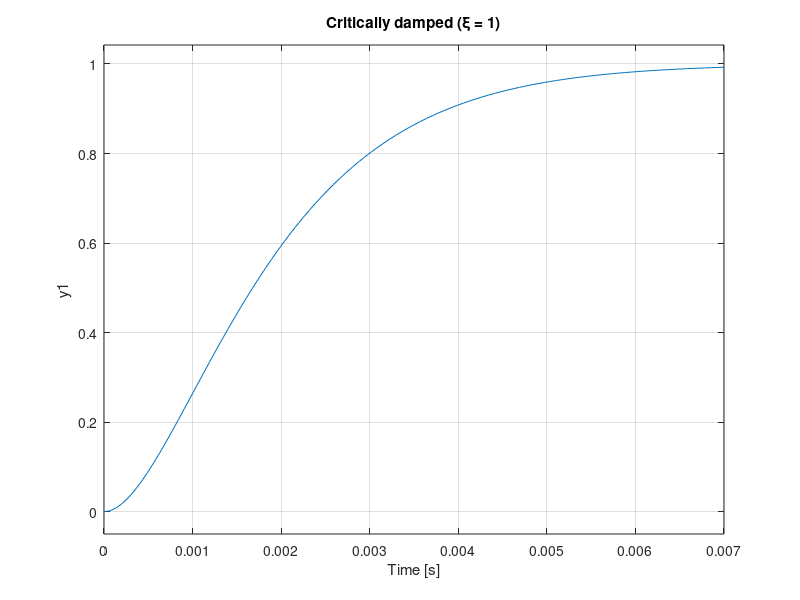
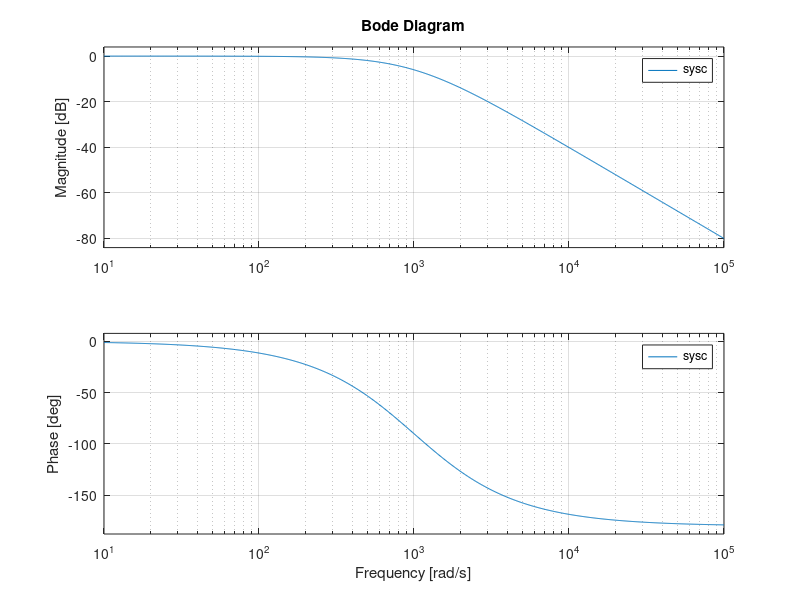
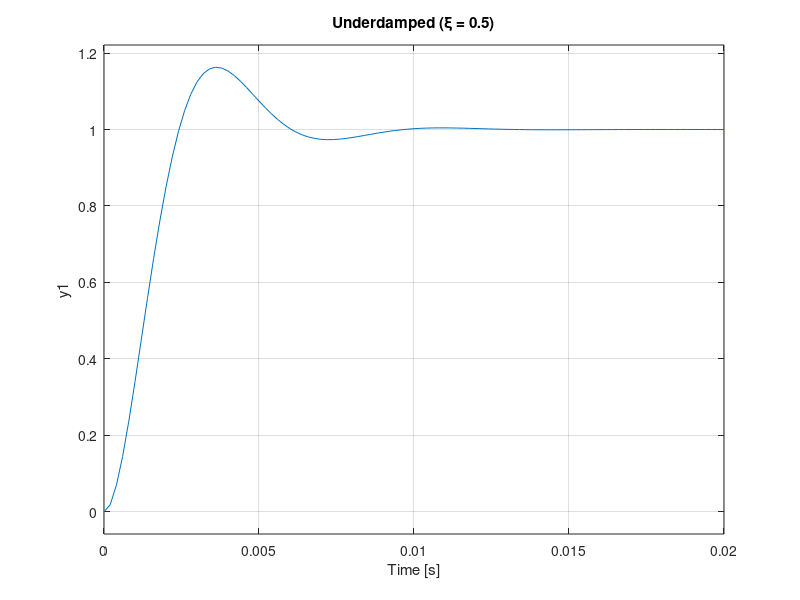
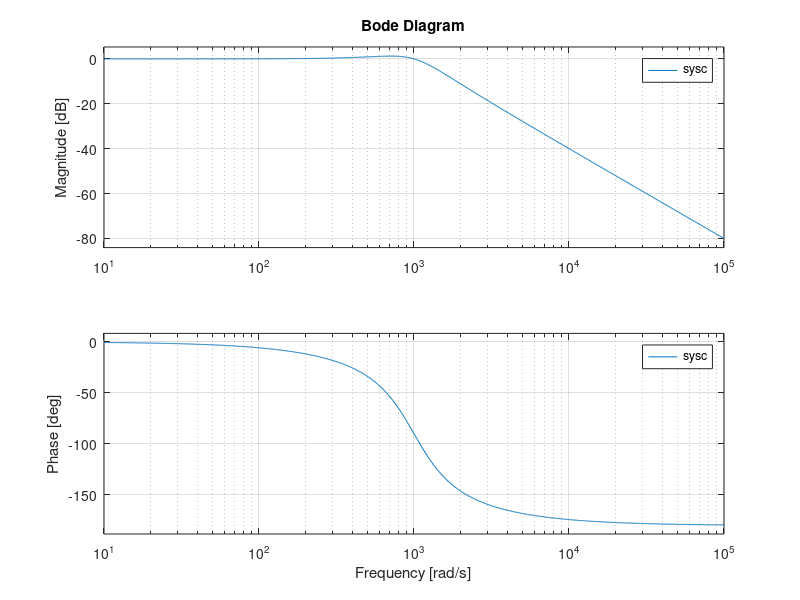

These charts were generated, in order, by the following MATLAB code:
%%Fixed
clear all
clc
close all

%% Canonical 2nd-order system
%% W(s) = wn^2 / (s^2 + 2*xi*wn*s + wn^2)
%% DC-gain = 1

%% 1. Damping cases
wn = 1000;   % natural frequency [rad/s]

%% 1.1 Critically damped (xi = 1)
xi = 1;
sysc = tf(wn^2, [1 2*xi*wn wn^2]);

figure(1)
step(sysc), grid on, title('Critically damped (\xi = 1)')

figure(2)
bode(sysc), grid on

pole(sysc)

%% 1.2 Underdamped (xi = 0.5)
xi = 0.5;
sysc = tf(wn^2, [1 2*xi*wn wn^2]);

figure(3)
step(sysc), grid on, title('Underdamped (\xi = 0.5)')

figure(4)
bode(sysc), grid on

pole(sysc)

%% 1.3 Overdamped (xi = 1.5)
xi = 1.5;
sysc = tf(wn^2, [1 2*xi*wn wn^2]);

figure(5)
step(sysc), grid on, title('Overdamped (\xi = 1.5)')

figure(6)
bode(sysc), grid on

pole(sysc)

%% 2. Study effect of wn (speed only)

xi = 0.55;

figure(7), clf, hold on, grid on
title('Step response: effect of \\omega_n')

figure(8), clf, hold on, grid on
title('Bode magnitude: effect of \\omega_n')

Legend = {};
i = 1;

for wn = 500:500:4000
    sysc = tf(wn^2, [1 2*xi*wn wn^2]);

    figure(7)
    step(sysc)

    figure(8)
    bode(sysc)

    Legend{i} = sprintf('\\omega_n = %d', wn);
    i = i + 1;
end

figure(7), legend(Legend)
figure(8), legend(Legend)

%% 3. Study effect of xi (phase margin only)

wn = 1000;

figure(9), clf, hold on, grid on
title('Step response: effect of \\xi')

figure(10), clf, hold on, grid on
title('Bode response: effect of \\xi')

Legend = {};
i = 1;

for xi = 0.2:0.2:1.4
    sysc = tf(wn^2, [1 2*xi*wn wn^2]);

    figure(9)
    step(sysc)

    figure(10)
    bode(sysc)

    Legend{i} = sprintf('\\xi = %.1f', xi);
    i = i + 1;
end

figure(9), legend(Legend)
figure(10), legend(Legend)

%% 4. ADPLL - equivalent 2nd-order model

Kp   = 1;
Ki   = 1/64;
Kdco = 1;

% Equivalent parameters
wn = sqrt(Kp * Kdco * Ki);
xi = 0.5 * sqrt((Kp * Kdco) / Ki);

sysc = tf(wn^2, [1 2*xi*wn wn^2]);

figure(11)
step(sysc), grid on
title('ADPLL equivalent step response')

figure(12)
bode(sysc), grid on
title('ADPLL equivalent Bode response')

pole(sysc)
